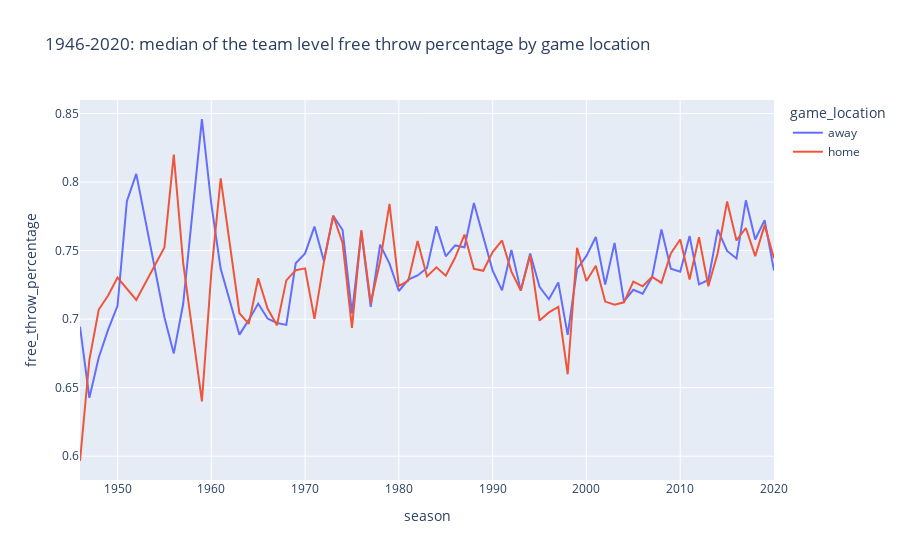

The notebook cell saved with this chart:
### Markdown cell above
### 7. How does the free throw percentage (FT%) changes over time from 1949 to 2020? 
### For each season, which team had the best FT%?

### Code cell
### How does the free throw percentage (FT%) changes over time from 1949 to 2020? 
### For each season, which team had the best FT%?

query = '''    SELECT 
        SEASON_ID-20000 AS season,
        TEAM_ID_HOME AS team_id,
        TEAM_NAME_HOME AS team_name,
        FT_PCT_HOME AS free_throw_percentage,
        COUNT(TEAM_ID_HOME) AS team_game_count,
        "home" AS game_location
    FROM Game
    GROUP BY SEASON_ID, TEAM_ID_HOME 
    
    UNION
    
    SELECT 
        SEASON_ID-20000 AS season,
        TEAM_ID_AWAY AS team_id,
        TEAM_NAME_AWAY AS team_name,
        FT_PCT_AWAY AS free_throw_percentage,
        COUNT(TEAM_ID_AWAY) AS team_game_count,
        "away" AS game_location
    FROM Game
    GROUP BY SEASON_ID, TEAM_ID_AWAY'''
FT_PCT=pd.read_sql(query,connection)
print(FT_PCT)

FT_PCT=FT_PCT.dropna().query("free_throw_percentage < 1").reset_index(drop=True)
cols_to_drop = ["team_id", "team_name", "team_game_count"]
median_ft_pct = FT_PCT.drop(cols_to_drop, axis=1).groupby(["season", "game_location"]).mean().reset_index()
px.line(median_ft_pct, x="season", y="free_throw_percentage", 
           color="game_location", title="1946-2020: median of the team level free throw percentage by game location")

### Figure 1 — Plotly figure (JSON) as saved in the notebook; plotly's stock layout.template omitted (floating-point values rounded to 4 significant figures)
{"data": [{"hovertemplate": "game_location=away<br>season=%{x}<br>free_throw_percentage=%{y}<extra></extra>", "legendgroup": "away", "line": {"color": "#636efa", "dash": "solid"}, "marker": {"symbol": "circle"}, "mode": "lines", "name": "away", "orientation": "v", "showlegend": true, "type": "scatter", "x": [1946, 1947, 1948, 1949, 1950, 1951, 1952, 1955, 1956, 1957, 1959, 1960, 1961, 1963, 1964, 1965, 1966, 1967, 1968, 1969, 1970, 1971, 1972, 1973, 1974, 1975, 1976, 1977, 1978, 1979, 1980, 1981, 1982, 1983, 1984, 1985, 1986, 1987, 1988, 1989, 1990, 1991, 1992, 1993, 1994, 1995, 1996, 1997, 1998, 1999, 2000, 2001, 2002, 2003, 2004, 2005, 2006, 2007, 2008, 2009, 2010, 2011, 2012, 2013, 2014, 2015, 2016, 2017, 2018, 2019, 2020], "xaxis": "x", "y": [0.6945, 0.6426, 0.672, 0.6924, 0.7097, 0.786, 0.806, 0.7013, 0.675, 0.711, 0.846, 0.784, 0.7367, 0.6887, 0.6994, 0.7113, 0.7004, 0.6972, 0.6958, 0.7407, 0.7479, 0.7675, 0.7425, 0.7754, 0.765, 0.7042, 0.7637, 0.709, 0.7544, 0.7405, 0.7205, 0.7288, 0.7318, 0.7373, 0.7677, 0.7458, 0.7538, 0.7524, 0.7847, 0.7602, 0.7354, 0.721, 0.7505, 0.721, 0.7479, 0.7236, 0.7145, 0.7268, 0.6885, 0.7367, 0.7461, 0.7599, 0.7252, 0.7556, 0.713, 0.7214, 0.7186, 0.7306, 0.7654, 0.7367, 0.7345, 0.7607, 0.7254, 0.7286, 0.7653, 0.7498, 0.7443, 0.7867, 0.7581, 0.7723, 0.7355], "yaxis": "y"}, {"hovertemplate": "game_location=home<br>season=%{x}<br>free_throw_percentage=%{y}<extra></extra>", "legendgroup": "home", "line": {"color": "#EF553B", "dash": "solid"}, "marker": {"symbol": "circle"}, "mode": "lines", "name": "home", "orientation": "v", "showlegend": true, "type": "scatter", "x": [1946, 1947, 1948, 1949, 1950, 1952, 1955, 1956, 1957, 1959, 1960, 1961, 1963, 1964, 1965, 1966, 1967, 1968, 1969, 1970, 1971, 1972, 1973, 1974, 1975, 1976, 1977, 1978, 1979, 1980, 1981, 1982, 1983, 1984, 1985, 1986, 1987, 1988, 1989, 1990, 1991, 1992, 1993, 1994, 1995, 1996, 1997, 1998, 1999, 2000, 2001, 2002, 2003, 2004, 2005, 2006, 2007, 2008, 2009, 2010, 2011, 2012, 2013, 2014, 2015, 2016, 2017, 2018, 2019, 2020], "xaxis": "x", "y": [0.5965, 0.6703, 0.707, 0.7172, 0.7304, 0.714, 0.7522, 0.82, 0.741, 0.64, 0.7337, 0.8027, 0.7043, 0.6966, 0.7298, 0.7077, 0.6956, 0.7283, 0.7357, 0.7371, 0.7002, 0.7414, 0.7754, 0.7555, 0.6936, 0.765, 0.7118, 0.742, 0.784, 0.7242, 0.7279, 0.757, 0.7312, 0.7378, 0.7317, 0.7449, 0.7617, 0.7367, 0.7353, 0.7489, 0.7574, 0.7346, 0.7209, 0.7465, 0.699, 0.7049, 0.7089, 0.6598, 0.7521, 0.7278, 0.7389, 0.7128, 0.7106, 0.7123, 0.7273, 0.724, 0.7309, 0.7264, 0.7478, 0.7581, 0.7289, 0.7598, 0.724, 0.7482, 0.7858, 0.7574, 0.7665, 0.7459, 0.7686, 0.7444], "yaxis": "y"}], "layout": {"legend": {"title": {"text": "game_location"}, "tracegroupgap": 0}, "title": {"text": "1946-2020: median of the team level free throw percentage by game location"}, "xaxis": {"anchor": "y", "domain": [0, 1], "title": {"text": "season"}}, "yaxis": {"anchor": "x", "domain": [0, 1], "title": {"text": "free_throw_percentage"}}}}
